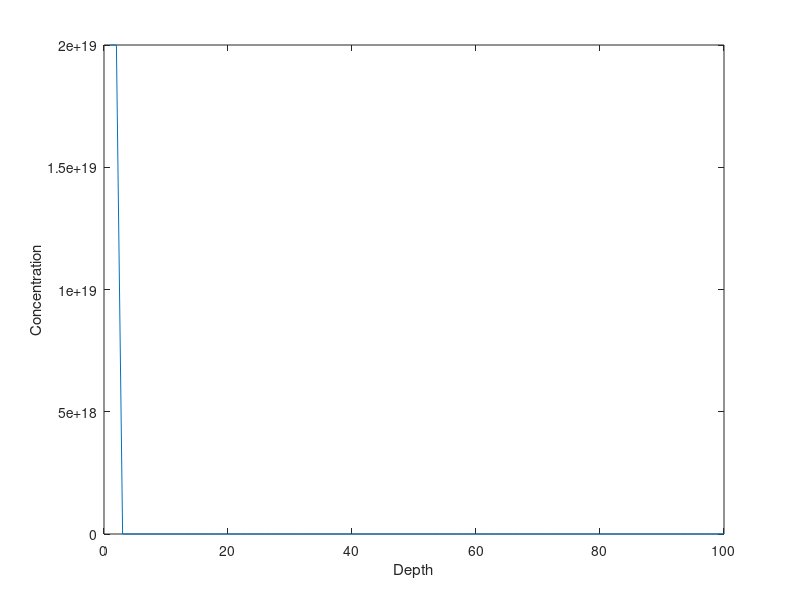

MATLAB code for this plot:
C_vector=zeros(1,100);
C_vector(1:2)=2e19;  %% surface concentration%%
plot(C_vector);
xlabel('Depth');
ylabel('Concentration');
